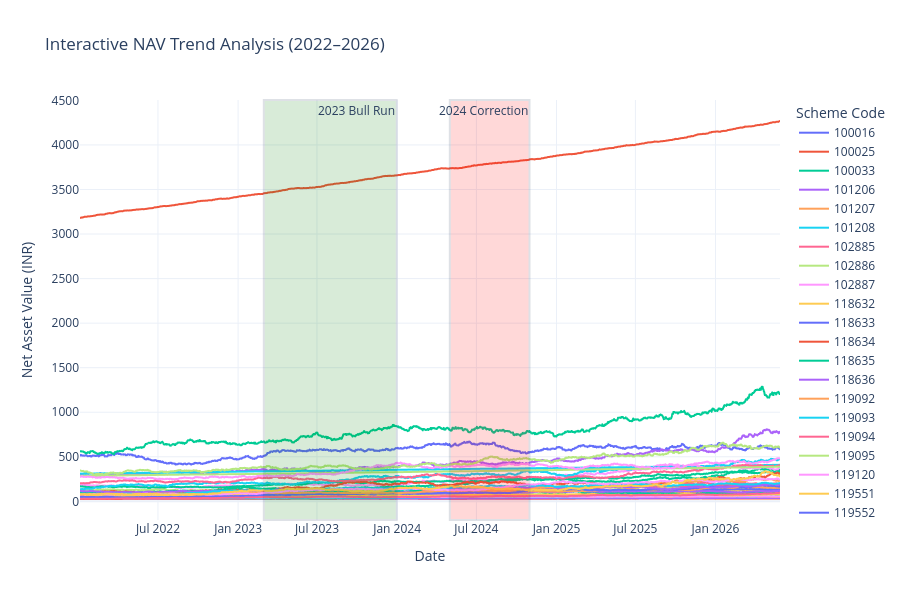

Notebook cell for this chart:
### Code cell
# 1. Daily NAV Trend Analysis across 40 Schemes (2022-2026)
nav_history['date'] = pd.to_datetime(nav_history['date'])

fig = px.line(
    nav_history, 
    x='date', 
    y='nav', 
    color='amfi_code',
    title="Interactive NAV Trend Analysis (2022–2026)",
    labels={'nav': 'Net Asset Value (INR)', 'date': 'Date', 'amfi_code': 'Scheme Code'}
)
fig.add_vrect(x0="2023-03-01", x1="2023-12-31", fillcolor="Green", opacity=0.15, annotation_text="2023 Bull Run")
fig.add_vrect(x0="2024-05-01", x1="2024-10-31", fillcolor="Red", opacity=0.15, annotation_text="2024 Correction")
fig.update_layout(template="plotly_white", height=600)
fig.show()

### Figure 1 — Plotly figure (JSON) as saved in the notebook; plotly's stock layout.template omitted (floating-point values rounded to 4 significant figures; data arrays with more than 128 entries replaced by an {"elided": "..."} marker saying what was removed)
{"data": [{"hovertemplate": "Scheme Code=100016<br>Date=%{x}<br>Net Asset Value (INR)=%{y}<extra></extra>", "legendgroup": "100016", "line": {"color": "#636efa", "dash": "solid"}, "marker": {"symbol": "circle"}, "mode": "lines", "name": "100016", "showlegend": true, "type": "scattergl", "x": {"elided": "1608 str values"}, "xaxis": "x", "y": {"elided": "1608 float values"}, "yaxis": "y"}, {"hovertemplate": "Scheme Code=100025<br>Date=%{x}<br>Net Asset Value (INR)=%{y}<extra></extra>", "legendgroup": "100025", "line": {"color": "#EF553B", "dash": "solid"}, "marker": {"symbol": "circle"}, "mode": "lines", "name": "100025", "showlegend": true, "type": "scattergl", "x": {"elided": "1608 str values"}, "xaxis": "x", "y": {"elided": "1608 float values"}, "yaxis": "y"}, {"hovertemplate": "Scheme Code=100033<br>Date=%{x}<br>Net Asset Value (INR)=%{y}<extra></extra>", "legendgroup": "100033", "line": {"color": "#00cc96", "dash": "solid"}, "marker": {"symbol": "circle"}, "mode": "lines", "name": "100033", "showlegend": true, "type": "scattergl", "x": {"elided": "1608 str values"}, "xaxis": "x", "y": {"elided": "1608 float values"}, "yaxis": "y"}, {"hovertemplate": "Scheme Code=101206<br>Date=%{x}<br>Net Asset Value (INR)=%{y}<extra></extra>", "legendgroup": "101206", "line": {"color": "#ab63fa", "dash": "solid"}, "marker": {"symbol": "circle"}, "mode": "lines", "name": "101206", "showlegend": true, "type": "scattergl", "x": {"elided": "1608 str values"}, "xaxis": "x", "y": {"elided": "1608 float values"}, "yaxis": "y"}, {"hovertemplate": "Scheme Code=101207<br>Date=%{x}<br>Net Asset Value (INR)=%{y}<extra></extra>", "legendgroup": "101207", "line": {"color": "#FFA15A", "dash": "solid"}, "marker": {"symbol": "circle"}, "mode": "lines", "name": "101207", "showlegend": true, "type": "scattergl", "x": {"elided": "1608 str values"}, "xaxis": "x", "y": {"elided": "1608 float values"}, "yaxis": "y"}, {"hovertemplate": "Scheme Code=101208<br>Date=%{x}<br>Net Asset Value (INR)=%{y}<extra></extra>", "legendgroup": "101208", "line": {"color": "#19d3f3", "dash": "solid"}, "marker": {"symbol": "circle"}, "mode": "lines", "name": "101208", "showlegend": true, "type": "scattergl", "x": {"elided": "1608 str values"}, "xaxis": "x", "y": {"elided": "1608 float values"}, "yaxis": "y"}, {"hovertemplate": "Scheme Code=102885<br>Date=%{x}<br>Net Asset Value (INR)=%{y}<extra></extra>", "legendgroup": "102885", "line": {"color": "#FF6692", "dash": "solid"}, "marker": {"symbol": "circle"}, "mode": "lines", "name": "102885", "showlegend": true, "type": "scattergl", "x": {"elided": "1608 str values"}, "xaxis": "x", "y": {"elided": "1608 float values"}, "yaxis": "y"}, {"hovertemplate": "Scheme Code=102886<br>Date=%{x}<br>Net Asset Value (INR)=%{y}<extra></extra>", "legendgroup": "102886", "line": {"color": "#B6E880", "dash": "solid"}, "marker": {"symbol": "circle"}, "mode": "lines", "name": "102886", "showlegend": true, "type": "scattergl", "x": {"elided": "1608 str values"}, "xaxis": "x", "y": {"elided": "1608 float values"}, "yaxis": "y"}, {"hovertemplate": "Scheme Code=102887<br>Date=%{x}<br>Net Asset Value (INR)=%{y}<extra></extra>", "legendgroup": "102887", "line": {"color": "#FF97FF", "dash": "solid"}, "marker": {"symbol": "circle"}, "mode": "lines", "name": "102887", "showlegend": true, "type": "scattergl", "x": {"elided": "1608 str values"}, "xaxis": "x", "y": {"elided": "1608 float values"}, "yaxis": "y"}, {"hovertemplate": "Scheme Code=118632<br>Date=%{x}<br>Net Asset Value (INR)=%{y}<extra></extra>", "legendgroup": "118632", "line": {"color": "#FECB52", "dash": "solid"}, "marker": {"symbol": "circle"}, "mode": "lines", "name": "118632", "showlegend": true, "type": "scattergl", "x": {"elided": "1608 str values"}, "xaxis": "x", "y": {"elided": "1608 float values"}, "yaxis": "y"}, {"hovertemplate": "Scheme Code=118633<br>Date=%{x}<br>Net Asset Value (INR)=%{y}<extra></extra>", "legendgroup": "118633", "line": {"color": "#636efa", "dash": "solid"}, "marker": {"symbol": "circle"}, "mode": "lines", "name": "118633", "showlegend": true, "type": "scattergl", "x": {"elided": "1608 str values"}, "xaxis": "x", "y": {"elided": "1608 float values"}, "yaxis": "y"}, {"hovertemplate": "Scheme Code=118634<br>Date=%{x}<br>Net Asset Value (INR)=%{y}<extra></extra>", "legendgroup": "118634", "line": {"color": "#EF553B", "dash": "solid"}, "marker": {"symbol": "circle"}, "mode": "lines", "name": "118634", "showlegend": true, "type": "scattergl", "x": {"elided": "1608 str values"}, "xaxis": "x", "y": {"elided": "1608 float values"}, "yaxis": "y"}, {"hovertemplate": "Scheme Code=118635<br>Date=%{x}<br>Net Asset Value (INR)=%{y}<extra></extra>", "legendgroup": "118635", "line": {"color": "#00cc96", "dash": "solid"}, "marker": {"symbol": "circle"}, "mode": "lines", "name": "118635", "showlegend": true, "type": "scattergl", "x": {"elided": "1608 str values"}, "xaxis": "x", "y": {"elided": "1608 float values"}, "yaxis": "y"}, {"hovertemplate": "Scheme Code=118636<br>Date=%{x}<br>Net Asset Value (INR)=%{y}<extra></extra>", "legendgroup": "118636", "line": {"color": "#ab63fa", "dash": "solid"}, "marker": {"symbol": "circle"}, "mode": "lines", "name": "118636", "showlegend": true, "type": "scattergl", "x": {"elided": "1608 str values"}, "xaxis": "x", "y": {"elided": "1608 float values"}, "yaxis": "y"}, {"hovertemplate": "Scheme Code=119092<br>Date=%{x}<br>Net Asset Value (INR)=%{y}<extra></extra>", "legendgroup": "119092", "line": {"color": "#FFA15A", "dash": "solid"}, "marker": {"symbol": "circle"}, "mode": "lines", "name": "119092", "showlegend": true, "type": "scattergl", "x": {"elided": "1608 str values"}, "xaxis": "x", "y": {"elided": "1608 float values"}, "yaxis": "y"}, {"hovertemplate": "Scheme Code=119093<br>Date=%{x}<br>Net Asset Value (INR)=%{y}<extra></extra>", "legendgroup": "119093", "line": {"color": "#19d3f3", "dash": "solid"}, "marker": {"symbol": "circle"}, "mode": "lines", "name": "119093", "showlegend": true, "type": "scattergl", "x": {"elided": "1608 str values"}, "xaxis": "x", "y": {"elided": "1608 float values"}, "yaxis": "y"}, {"hovertemplate": "Scheme Code=119094<br>Date=%{x}<br>Net Asset Value (INR)=%{y}<extra></extra>", "legendgroup": "119094", "line": {"color": "#FF6692", "dash": "solid"}, "marker": {"symbol": "circle"}, "mode": "lines", "name": "119094", "showlegend": true, "type": "scattergl", "x": {"elided": "1608 str values"}, "xaxis": "x", "y": {"elided": "1608 float values"}, "yaxis": "y"}, {"hovertemplate": "Scheme Code=119095<br>Date=%{x}<br>Net Asset Value (INR)=%{y}<extra></extra>", "legendgroup": "119095", "line": {"color": "#B6E880", "dash": "solid"}, "marker": {"symbol": "circle"}, "mode": "lines", "name": "119095", "showlegend": true, "type": "scattergl", "x": {"elided": "1608 str values"}, "xaxis": "x", "y": {"elided": "1608 float values"}, "yaxis": "y"}, {"hovertemplate": "Scheme Code=119120<br>Date=%{x}<br>Net Asset Value (INR)=%{y}<extra></extra>", "legendgroup": "119120", "line": {"color": "#FF97FF", "dash": "solid"}, "marker": {"symbol": "circle"}, "mode": "lines", "name": "119120", "showlegend": true, "type": "scattergl", "x": {"elided": "1608 str values"}, "xaxis": "x", "y": {"elided": "1608 float values"}, "yaxis": "y"}, {"hovertemplate": "Scheme Code=119551<br>Date=%{x}<br>Net Asset Value (INR)=%{y}<extra></extra>", "legendgroup": "119551", "line": {"color": "#FECB52", "dash": "solid"}, "marker": {"symbol": "circle"}, "mode": "lines", "name": "119551", "showlegend": true, "type": "scattergl", "x": {"elided": "1608 str values"}, "xaxis": "x", "y": {"elided": "1608 float values"}, "yaxis": "y"}, {"hovertemplate": "Scheme Code=119552<br>Date=%{x}<br>Net Asset Value (INR)=%{y}<extra></extra>", "legendgroup": "119552", "line": {"color": "#636efa", "dash": "solid"}, "marker": {"symbol": "circle"}, "mode": "lines", "name": "119552", "showlegend": true, "type": "scattergl", "x": {"elided": "1608 str values"}, "xaxis": "x", "y": {"elided": "1608 float values"}, "yaxis": "y"}, {"hovertemplate": "Scheme Code=119598<br>Date=%{x}<br>Net Asset Value (INR)=%{y}<extra></extra>", "legendgroup": "119598", "line": {"color": "#EF553B", "dash": "solid"}, "marker": {"symbol": "circle"}, "mode": "lines", "name": "119598", "showlegend": true, "type": "scattergl", "x": {"elided": "1608 str values"}, "xaxis": "x", "y": {"elided": "1608 float values"}, "yaxis": "y"}, {"hovertemplate": "Scheme Code=119599<br>Date=%{x}<br>Net Asset Value (INR)=%{y}<extra></extra>", "legendgroup": "119599", "line": {"color": "#00cc96", "dash": "solid"}, "marker": {"symbol": "circle"}, "mode": "lines", "name": "119599", "showlegend": true, "type": "scattergl", "x": {"elided": "1608 str values"}, "xaxis": "x", "y": {"elided": "1608 float values"}, "yaxis": "y"}, {"hovertemplate": "Scheme Code=120503<br>Date=%{x}<br>Net Asset Value (INR)=%{y}<extra></extra>", "legendgroup": "120503", "line": {"color": "#ab63fa", "dash": "solid"}, "marker": {"symbol": "circle"}, "mode": "lines", "name": "120503", "showlegend": true, "type": "scattergl", "x": {"elided": "1608 str values"}, "xaxis": "x", "y": {"elided": "1608 float values"}, "yaxis": "y"}, {"hovertemplate": "Scheme Code=120504<br>Date=%{x}<br>Net Asset Value (INR)=%{y}<extra></extra>", "legendgroup": "120504", "line": {"color": "#FFA15A", "dash": "solid"}, "marker": {"symbol": "circle"}, "mode": "lines", "name": "120504", "showlegend": true, "type": "scattergl", "x": {"elided": "1608 str values"}, "xaxis": "x", "y": {"elided": "1608 float values"}, "yaxis": "y"}, {"hovertemplate": "Scheme Code=120505<br>Date=%{x}<br>Net Asset Value (INR)=%{y}<extra></extra>", "legendgroup": "120505", "line": {"color": "#19d3f3", "dash": "solid"}, "marker": {"symbol": "circle"}, "mode": "lines", "name": "120505", "showlegend": true, "type": "scattergl", "x": {"elided": "1608 str values"}, "xaxis": "x", "y": {"elided": "1608 float values"}, "yaxis": "y"}, {"hovertemplate": "Scheme Code=120506<br>Date=%{x}<br>Net Asset Value (INR)=%{y}<extra></extra>", "legendgroup": "120506", "line": {"color": "#FF6692", "dash": "solid"}, "marker": {"symbol": "circle"}, "mode": "lines", "name": "120506", "showlegend": true, "type": "scattergl", "x": {"elided": "1608 str values"}, "xaxis": "x", "y": {"elided": "1608 float values"}, "yaxis": "y"}, {"hovertemplate": "Scheme Code=120507<br>Date=%{x}<br>Net Asset Value (INR)=%{y}<extra></extra>", "legendgroup": "120507", "line": {"color": "#B6E880", "dash": "solid"}, "marker": {"symbol": "circle"}, "mode": "lines", "name": "120507", "showlegend": true, "type": "scattergl", "x": {"elided": "1608 str values"}, "xaxis": "x", "y": {"elided": "1608 float values"}, "yaxis": "y"}, {"hovertemplate": "Scheme Code=120841<br>Date=%{x}<br>Net Asset Value (INR)=%{y}<extra></extra>", "legendgroup": "120841", "line": {"color": "#FF97FF", "dash": "solid"}, "marker": {"symbol": "circle"}, "mode": "lines", "name": "120841", "showlegend": true, "type": "scattergl", "x": {"elided": "1608 str values"}, "xaxis": "x", "y": {"elided": "1608 float values"}, "yaxis": "y"}, {"hovertemplate": "Scheme Code=120842<br>Date=%{x}<br>Net Asset Value (INR)=%{y}<extra></extra>", "legendgroup": "120842", "line": {"color": "#FECB52", "dash": "solid"}, "marker": {"symbol": "circle"}, "mode": "lines", "name": "120842", "showlegend": true, "type": "scattergl", "x": {"elided": "1608 str values"}, "xaxis": "x", "y": {"elided": "1608 float values"}, "yaxis": "y"}, {"hovertemplate": "Scheme Code=120843<br>Date=%{x}<br>Net Asset Value (INR)=%{y}<extra></extra>", "legendgroup": "120843", "line": {"color": "#636efa", "dash": "solid"}, "marker": {"symbol": "circle"}, "mode": "lines", "name": "120843", "showlegend": true, "type": "scattergl", "x": {"elided": "1608 str values"}, "xaxis": "x", "y": {"elided": "1608 float values"}, "yaxis": "y"}, {"hovertemplate": "Scheme Code=120844<br>Date=%{x}<br>Net Asset Value (INR)=%{y}<extra></extra>", "legendgroup": "120844", "line": {"color": "#EF553B", "dash": "solid"}, "marker": {"symbol": "circle"}, "mode": "lines", "name": "120844", "showlegend": true, "type": "scattergl", "x": {"elided": "1608 str values"}, "xaxis": "x", "y": {"elided": "1608 float values"}, "yaxis": "y"}, {"hovertemplate": "Scheme Code=125497<br>Date=%{x}<br>Net Asset Value (INR)=%{y}<extra></extra>", "legendgroup": "125497", "line": {"color": "#00cc96", "dash": "solid"}, "marker": {"symbol": "circle"}, "mode": "lines", "name": "125497", "showlegend": true, "type": "scattergl", "x": {"elided": "1608 str values"}, "xaxis": "x", "y": {"elided": "1608 float values"}, "yaxis": "y"}, {"hovertemplate": "Scheme Code=125498<br>Date=%{x}<br>Net Asset Value (INR)=%{y}<extra></extra>", "legendgroup": "125498", "line": {"color": "#ab63fa", "dash": "solid"}, "marker": {"symbol": "circle"}, "mode": "lines", "name": "125498", "showlegend": true, "type": "scattergl", "x": {"elided": "1608 str values"}, "xaxis": "x", "y": {"elided": "1608 float values"}, "yaxis": "y"}, {"hovertemplate": "Scheme Code=148567<br>Date=%{x}<br>Net Asset Value (INR)=%{y}<extra></extra>", "legendgroup": "148567", "line": {"color": "#FFA15A", "dash": "solid"}, "marker": {"symbol": "circle"}, "mode": "lines", "name": "148567", "showlegend": true, "type": "scattergl", "x": {"elided": "1608 str values"}, "xaxis": "x", "y": {"elided": "1608 float values"}, "yaxis": "y"}, {"hovertemplate": "Scheme Code=148568<br>Date=%{x}<br>Net Asset Value (INR)=%{y}<extra></extra>", "legendgroup": "148568", "line": {"color": "#19d3f3", "dash": "solid"}, "marker": {"symbol": "circle"}, "mode": "lines", "name": "148568", "showlegend": true, "type": "scattergl", "x": {"elided": "1608 str values"}, "xaxis": "x", "y": {"elided": "1608 float values"}, "yaxis": "y"}, {"hovertemplate": "Scheme Code=148569<br>Date=%{x}<br>Net Asset Value (INR)=%{y}<extra></extra>", "legendgroup": "148569", "line": {"color": "#FF6692", "dash": "solid"}, "marker": {"symbol": "circle"}, "mode": "lines", "name": "148569", "showlegend": true, "type": "scattergl", "x": {"elided": "1608 str values"}, "xaxis": "x", "y": {"elided": "1608 float values"}, "yaxis": "y"}, {"hovertemplate": "Scheme Code=149322<br>Date=%{x}<br>Net Asset Value (INR)=%{y}<extra></extra>", "legendgroup": "149322", "line": {"color": "#B6E880", "dash": "solid"}, "marker": {"symbol": "circle"}, "mode": "lines", "name": "149322", "showlegend": true, "type": "scattergl", "x": {"elided": "1608 str values"}, "xaxis": "x", "y": {"elided": "1608 float values"}, "yaxis": "y"}, {"hovertemplate": "Scheme Code=149323<br>Date=%{x}<br>Net Asset Value (INR)=%{y}<extra></extra>", "legendgroup": "149323", "line": {"color": "#FF97FF", "dash": "solid"}, "marker": {"symbol": "circle"}, "mode": "lines", "name": "149323", "showlegend": true, "type": "scattergl", "x": {"elided": "1608 str values"}, "xaxis": "x", "y": {"elided": "1608 float values"}, "yaxis": "y"}, {"hovertemplate": "Scheme Code=149324<br>Date=%{x}<br>Net Asset Value (INR)=%{y}<extra></extra>", "legendgroup": "149324", "line": {"color": "#FECB52", "dash": "solid"}, "marker": {"symbol": "circle"}, "mode": "lines", "name": "149324", "showlegend": true, "type": "scattergl", "x": {"elided": "1608 str values"}, "xaxis": "x", "y": {"elided": "1608 float values"}, "yaxis": "y"}], "layout": {"annotations": [{"showarrow": false, "text": "2023 Bull Run", "x": "2023-12-31", "xanchor": "right", "xref": "x", "y": 1, "yanchor": "top", "yref": "y domain"}, {"showarrow": false, "text": "2024 Correction", "x": "2024-10-31", "xanchor": "right", "xref": "x", "y": 1, "yanchor": "top", "yref": "y domain"}], "height": 600, "legend": {"title": {"text": "Scheme Code"}, "tracegroupgap": 0}, "shapes": [{"fillcolor": "Green", "opacity": 0.15, "type": "rect", "x0": "2023-03-01", "x1": "2023-12-31", "xref": "x", "y0": 0, "y1": 1, "yref": "y domain"}, {"fillcolor": "Red", "opacity": 0.15, "type": "rect", "x0": "2024-05-01", "x1": "2024-10-31", "xref": "x", "y0": 0, "y1": 1, "yref": "y domain"}], "title": {"text": "Interactive NAV Trend Analysis (2022–2026)"}, "xaxis": {"anchor": "y", "domain": [0, 1], "title": {"text": "Date"}}, "yaxis": {"anchor": "x", "domain": [0, 1], "title": {"text": "Net Asset Value (INR)"}}}}
